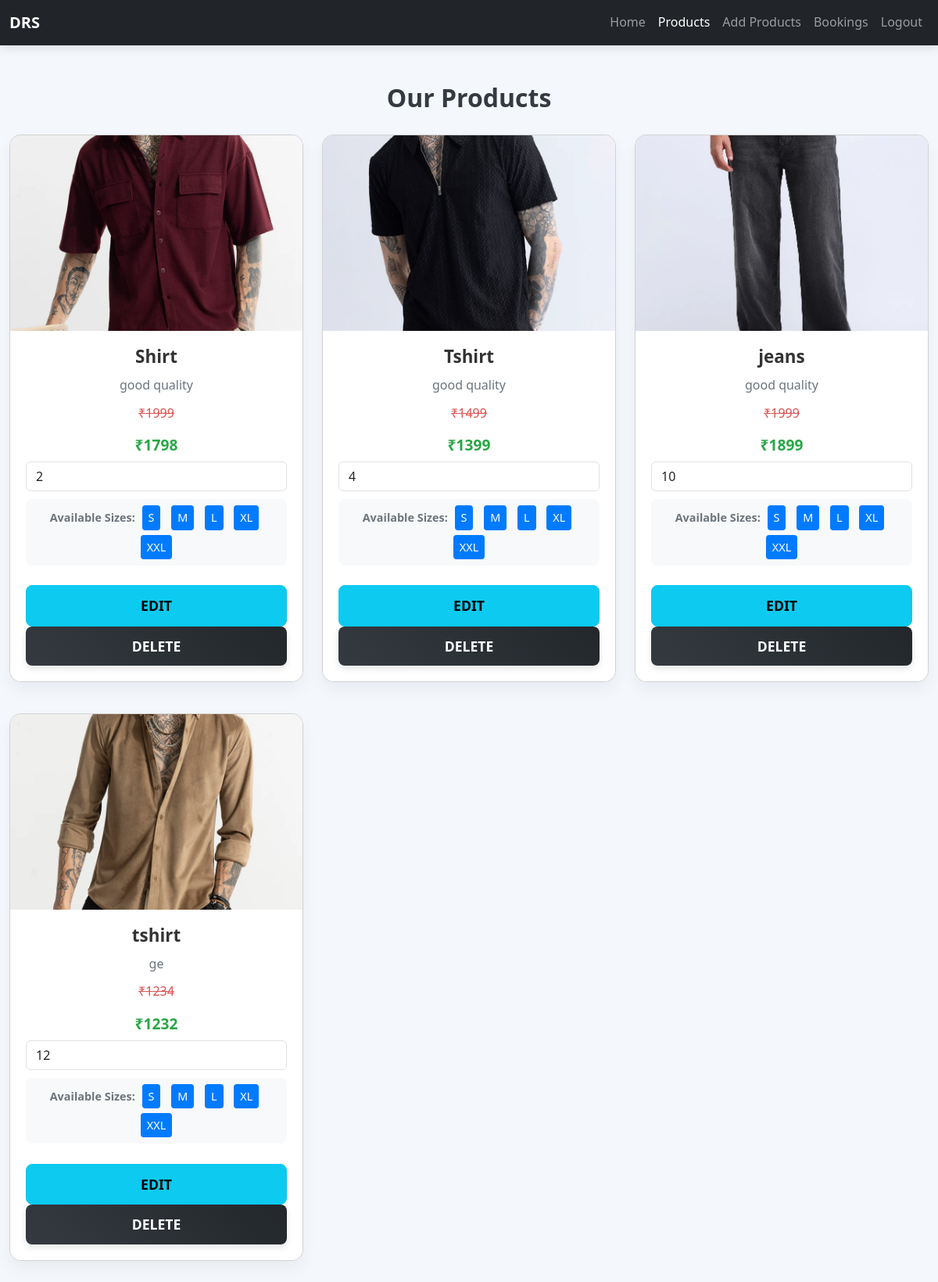
The page /products/ (signed in) on the database its author committed.
### app/models.py (models this page shows, shortened)
class Product(models.Model):
    pro_id=models.TextField()
    name=models.TextField()
    price=models.IntegerField()
    ofr_price=models.IntegerField()
    img=models.FileField()
    dis=models.TextField()
    sizes = models.ManyToManyField(Size, related_name='Sizes')
    quantity = models.PositiveIntegerField(default=0)  # New field for stock quantity

class Size(models.Model):
    size = models.CharField(max_length=10)  # E.g., '6', '7', '8.5', '9', '10'

### app/views.py (the view)
# urls.py: path('products/',views.products),
def products(req):
    if 'drs_shop' in req.session:
        data=Product.objects.all()
        return render(req,'shop/Products.html',{'data':data})
    else:
        return redirect(shp_login)

### templates/shop/Products.html (shortened to what this page needs)
<!DOCTYPE html>
<html lang="en">
<head>
    <link href="https://cdn.jsdelivr.net/npm/bootstrap@5.3.3/dist/css/bootstrap.min.css" rel="stylesheet">
</head>
<body>
    <nav class="navbar navbar-expand-lg navbar-dark bg-dark">
        <div class="container">
            <a class="navbar-brand" href="#">DRS</a>
            <div class="collapse navbar-collapse" id="navbarNav">
                <ul class="navbar-nav ms-auto">
                    <li class="nav-item"><a class="nav-link" href="/shp_home">Home</a></li>
                    <li class="nav-item"><a class="nav-link active" href="#">Products</a></li>
                    <li class="nav-item"><a class="nav-link" href="/add_prod">Add Products</a></li>
                    <li class="nav-item"><a class="nav-link" href="/bookings">Bookings</a></li>
                    <li class="nav-item"><a class="nav-link" href="/shp_logout">Logout</a></li>
                </ul>
            </div>
        </div>
    </nav>
    <div class="container py-5">
        <h2>Our Products</h2>
        <div class="row">
          {% for product in data %}
          <div class="col-lg-4 col-md-6 col-sm-12">
            <div class="card">
              <img class="card-img-top" src="{{product.img.url}}" alt="Product image">
              <div class="card-body">
                <h4 class="card-title">{{product.name}}</h4>
                <p class="card-text">{{product.dis}}</p>
                <div class="price-section">
                    <p class="original-price">₹{{product.price}}</p>
                    <h4 class="offer-price">₹{{product.ofr_price}}</h4>
                    <div class="quantity">
                        <input type="number" id="qty-{{ product.pk }}" class="form-control quantity-input" min="1" value="{{ product.quantity }}">
                    </div>
                </div>
                <div class="size-list">
                    <strong>Available Sizes:</strong>
                    {% for size in product.sizes.all %}
                        <span>{{ size.size }}</span>
                    {% empty %}
                        <span>No sizes available</span>
                    {% endfor %}
                </div><br>
                <a href="{% url 'edit_prod' pid=product.id %}" class="btn btn-info">Edit</a>
                <a href="delete_prod/{{product.pk}}" class="btn btn-dark">Delete</a>
              </div>
            </div>
          </div>
          {% endfor %}
        </div>
    </div>
</body>
</html>

### templates/shop/Products.html (style rules this page uses)
body { background-color: #f4f7fc; font-family: 'Segoe UI', Tahoma, Geneva, Verdana, sans-serif; color: #343a40; line-height: 1.6; }
.navbar { box-shadow: 0px 4px 12px rgba(0, 0, 0, 0.1); }
h2, a { text-align: center; font-weight: 600; }
.card { margin: 20px 0; border-radius: 15px; box-shadow: 0 10px 20px rgba(0, 0, 0, 0.05); overflow: hidden; transition: all 0.3s ease; }
.card-img-top { width: 100%; height: 250px; object-fit: cover; transition: transform 0.5s ease; }
.card-body { padding: 20px; background-color: #fff; text-align: center; }
.card-title { font-size: 1.4rem; font-weight: bold; color: #333; }
.card-text { color: #6c757d; font-size: 1rem; margin: 10px 0; }
.btn { width: 100%; padding: 12px; border-radius: 8px; font-weight: 600; font-size: 1.1rem; text-transform: uppercase; cursor: pointer; position: relative; overflow: hidden; transition: all 0.4s ease; }
.btn-dark { background: linear-gradient(45deg, #343a40, #23272b); color: white; border: none; box-shadow: 0 4px 8px rgba(0, 0, 0, 0.1); }
.price-section { margin-top: 10px; }
.original-price { text-decoration: line-through; color: #d9534f; }
.quantity { margin-top: 10px; }
.offer-price { color: #28a745; font-size: 1.2rem; font-weight: 600; }
.container { max-width: 1200px; }
.size-list { margin-top: 10px; padding: 5px; background-color: #f8f9fa; border-radius: 8px; font-size: 0.9rem; color: #6c757d; }
.size-list span { display: inline-block; margin: 3px 5px; padding: 4px 8px; background-color: #007bff; color: white; border-radius: 4px; }

### rows shown on the page
Product: img (picture), name "Shirt", dis "good quality", price "1999", ofr_price "1798", quantity "2"
Size: size "S"
Size: size "M"
Size: size "L"
Size: size "XL"
Size: size "XXL"
Product: img (picture), name "Tshirt", dis "good quality", price "1499", ofr_price "1399", quantity "4"
Product: img (picture), name "jeans", dis "good quality", price "1999", ofr_price "1899", quantity "10"
Product: img (picture), name "tshirt", dis "ge", price "1234", ofr_price "1232", quantity "12"
